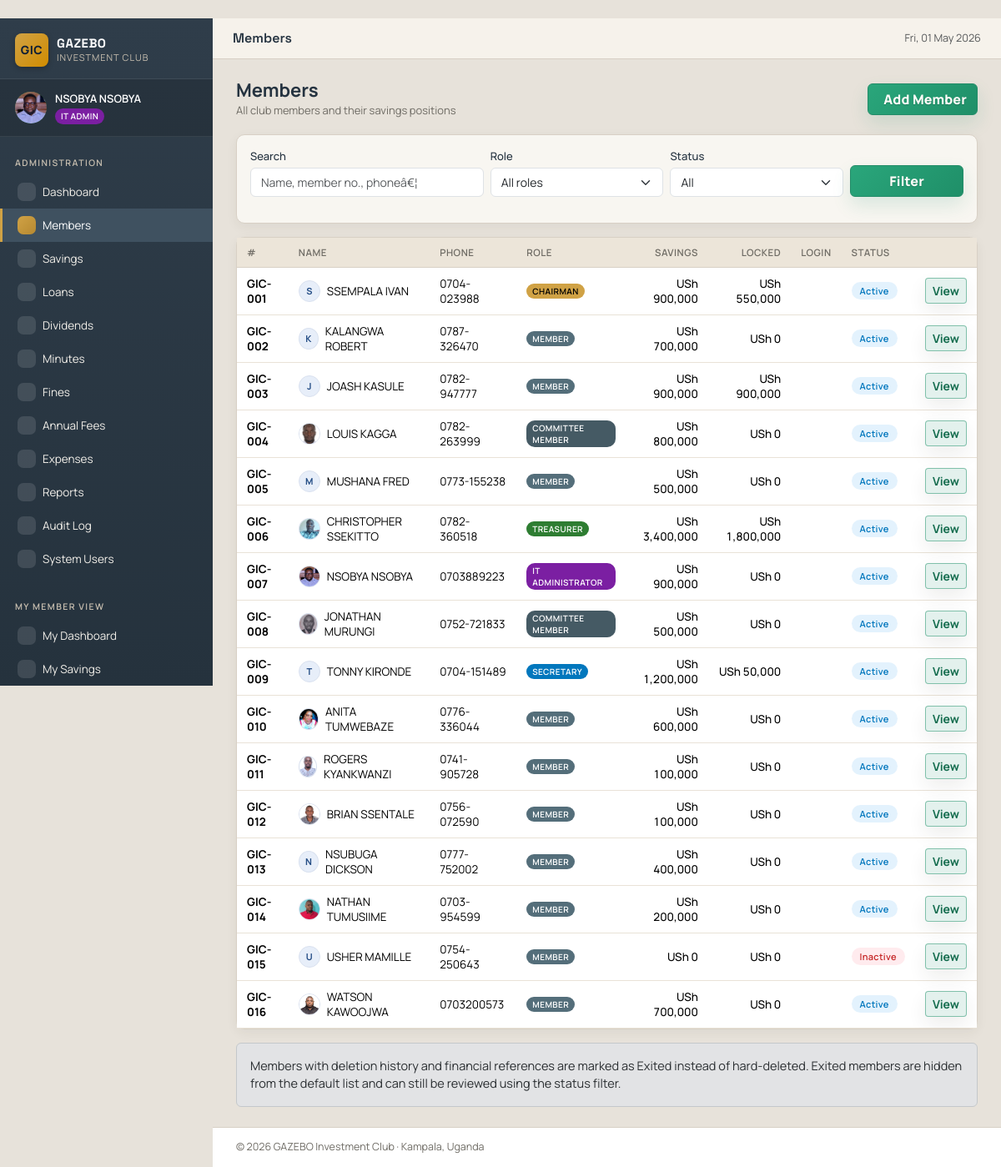
Screenshot of /admin/members (signed in) with the database file from the repository.
### tables this page shows
CREATE TABLE members (
    id              INTEGER PRIMARY KEY AUTOINCREMENT,
    member_no       TEXT UNIQUE NOT NULL,         -- e.g. GIC-001
    full_name       TEXT NOT NULL,
    phone           TEXT,
    email           TEXT,
    national_id     TEXT,
    district        TEXT DEFAULT 'Kampala',
    address         TEXT,
    next_of_kin     TEXT,
    nok_phone       TEXT,
    role            TEXT NOT NULL DEFAULT 'MEMBER',
    join_date       DATE NOT NULL,
    status          TEXT DEFAULT 'Active',        -- Active / Inactive / Suspended
    photo_url       TEXT,
    notes           TEXT,
    created_at      TIMESTAMP DEFAULT CURRENT_TIMESTAMP,
    updated_at      TIMESTAMP DEFAULT CURRENT_TIMESTAMP
, surname TEXT, first_name TEXT, other_names TEXT, gender TEXT, date_of_birth DATE, nationality TEXT DEFAULT 'Ugandan', marital_status TEXT, tin TEXT, nid_copy_url TEXT, alt_phone TEXT, whatsapp_no TEXT, village_street TEXT, employment_status TEXT, occupation TEXT, employer_business TEXT, monthly_income REAL, monthly_contribution REAL DEFAULT 100000, preferred_pay_date INTEGER, mobile_money_no TEXT, bank_account_no TEXT, share_account_no TEXT, nok_relationship TEXT, nok_address TEXT);

### admin_routes.py (the view)
@bp.route('/members')
@admin_required
def members_list():
    db = get_db()
    _normalize_legacy_archived_status(db)
    db.commit()
    q = (request.args.get('q') or '').strip()
    role_filter = request.args.get('role') or ''
    status_filter = request.args.get('status') or ''
    sql = "SELECT * FROM members WHERE 1=1"
    params = []
    if q:
        sql += " AND (full_name LIKE ? OR member_no LIKE ? OR phone LIKE ?)"
        params.extend([f"%{q}%", f"%{q}%", f"%{q}%"])
    if role_filter:
        sql += " AND role = ?"
        params.append(role_filter)
    if status_filter == 'all':
        pass
    elif status_filter:
        sql += " AND status = ?"
        params.append(status_filter)
    else:
        sql += " AND status NOT IN ('Exited', 'Archived')"
    sql += " ORDER BY member_no"
    members = db.execute(sql, params).fetchall()
    enriched = []
    for m in members:
        savings_total = get_member_total_savings(db, m['id'])
        locked = get_member_locked_amount(db, m['id'])
        has_user = db.execute(
            "SELECT 1 FROM users WHERE member_id = ?", (m['id'],)
        ).fetchone()
        d = dict(m)
        if m['status'] in {'Exited', 'Archived'}:
            d['savings_total'] = None
            d['locked'] = None
        else:
            d['savings_total'] = savings_total
            d['locked'] = locked
        d['has_login'] = bool(has_user)
        enriched.append(d)
    return render_template(
        'admin/members_list.html',
        members=enriched, q=q,
        role_filter=role_filter, status_filter=status_filter,
    )

### admin_routes.py (called while the page is built)
def _normalize_legacy_archived_status(db):
    db.execute("UPDATE members SET status = 'Exited' WHERE status = 'Archived'")

### database.py (called while the page is built)
def get_db():
    if 'db' not in g:
        g.db = sqlite3.connect(
            current_app.config['DATABASE_PATH'],
            detect_types=sqlite3.PARSE_DECLTYPES,
        )
        g.db.row_factory = sqlite3.Row
        g.db.execute("PRAGMA foreign_keys = ON;")
    return g.db

### utils.py (called while the page is built)
def fmt_money(amount, with_symbol=True):
    if amount is None:
        amount = 0
    try:
        amount = int(amount)
    except (ValueError, TypeError):
        return str(amount)
    formatted = f"{amount:,}"
    if with_symbol:
        return f"{Config.CURRENCY_SYMBOL} {formatted}"
    return formatted

def get_member_total_savings(db, member_id):
    row = db.execute(
        "SELECT COALESCE(SUM(amount), 0) AS total FROM savings WHERE member_id = ?",
        (member_id,),
    ).fetchone()
    return int(row['total'] or 0)

def get_member_locked_amount(db, member_id):
    row = db.execute(
        """
        SELECT COALESCE(SUM(self_locked_amount), 0) AS s
          FROM loans
         WHERE member_id = ? AND status IN ('Pending', 'Active')
        """,
        (member_id,),
    ).fetchone()
    own_locked = int(row['s'] or 0)
    g1 = db.execute(
        """
        SELECT COALESCE(SUM(g1_locked_amount), 0) AS s
          FROM loans
         WHERE guarantor1_id = ? AND status IN ('Pending', 'Active')
        """,
        (member_id,),
    ).fetchone()
    g2 = db.execute(
        """
        SELECT COALESCE(SUM(g2_locked_amount), 0) AS s
          FROM loans
         WHERE guarantor2_id = ? AND status IN ('Pending', 'Active')
        """,
        (member_id,),
    ).fetchone()
    g_locked = int(g1['s'] or 0) + int(g2['s'] or 0)
    return own_locked + g_locked

def admin_required(f):
    @wraps(f)
    def decorated(*args, **kwargs):
        if 'user_id' not in session:
            flash('Please log in to continue.', 'warning')
            return redirect(url_for('auth.login', next=request.path))
        role = session.get('role', 'MEMBER')
        if session.get('login_type') == 'member':
            flash('Member portal does not have admin access.', 'warning')
            return redirect(url_for('member.dashboard'))
        if not Config.ROLES.get(role, {}).get('admin'):
            flash('Administrative privileges required.', 'danger')
            return redirect(url_for('member.dashboard'))
        return f(*args, **kwargs)
    return decorated

### templates/admin/members_list.html (shortened to what this page needs)
﻿{% extends "base.html" %}
{% block topbar %}Members{% endblock %}
{% block content %}
<div class="page-header">
  <div><h1>Members</h1><div class="subtitle">All club members and their savings positions</div></div>
  <a href="{{ url_for('admin.member_create') }}" class="btn btn-primary"> Add Member</a>
</div>
<div class="card mb-3">
  <div class="card-body">
    <form method="get" class="row g-2 align-items-end">
      <div class="col-md-4">
        <label class="form-label">Search</label>
        <input type="text" name="q" value="{{ q }}" class="form-control" placeholder="Name, member no., phoneâ€¦">
      </div>
      <div class="col-md-3">
        <label class="form-label">Role</label>
        <select name="role" class="form-select">
          <option value="">All roles</option>
        </select>
      </div>
      <div class="col-md-3">
        <label class="form-label">Status</label>
        <select name="status" class="form-select">
          <option value="all" {% if status_filter == 'all' %}selected{% endif %}>All</option>
        </select>
      </div>
      <div class="col-md-2">
        <button class="btn btn-primary w-100"> Filter</button>
      </div>
    </form>
  </div>
</div>
<div class="card">
  <div class="card-body p-0 table-responsive">
    <table class="table mb-0">
      <thead>
        <tr>
          <th>#</th><th>Name</th><th>Phone</th><th>Role</th>
          <th class="table-money">Savings</th><th class="table-money">Locked</th>
          <th>Login</th><th>Status</th><th></th>
        </tr>
      </thead>
      <tbody>
        {% for m in members %}
        <tr>
          <td><strong>{{ m.member_no }}</strong></td>
          <td>
            <div class="member-name-cell">
              {% if m.photo_url %}
              <img src="{{ url_for('static', filename=m.photo_url) }}" alt="{{ m.full_name }}" class="member-avatar-sm">
              {% else %}
              <span class="member-avatar-sm member-avatar-fallback">{{ (m.full_name or 'U')[0]|upper }}</span>
              {% endif %}
              <span>{{ m.full_name }}</span>
            </div>
          </td>
          <td>{{ m.phone or '-' }}</td>
          <td><span class="role-badge role-{{ m.role|lower }}">{{ ROLES[m.role].name }}</span></td>
          <td class="table-money money-positive">{{ m.savings_total|money if m.savings_total is not none else '-' }}</td>
          <td class="table-money">{{ m.locked|money if m.locked is not none else '-' }}</td>
          <td>{% if m.has_login %}{% else %}{% endif %}</td>
          <td>
            <span class="badge-pill badge-{% if m.status == 'Active' %}active{% elif m.status == 'Exited' %}exited{% else %}defaulted{% endif %}">{{ m.status }}</span>
          </td>
          <td><a href="{{ url_for('admin.member_detail', member_id=m.id) }}" class="btn btn-sm btn-outline-primary">View</a></td>
        </tr>
        {% else %}
        <tr><td colspan="9" class="text-center text-muted py-4">No members match the filters.</td></tr>
        {% endfor %}
      </tbody>
    </table>
  </div>
</div>
<div class="alert alert-secondary mt-3 mb-0">
  Members with deletion history and financial references are marked as Exited instead of hard-deleted. Exited members are hidden from the default list and can still be reviewed using the status filter.
</div>
{% endblock %}

### templates/base.html (shortened to what this page needs)
﻿<!doctype html>
<html lang="en">
<head>
  <link href="https://cdn.jsdelivr.net/npm/bootstrap@5.3.3/dist/css/bootstrap.min.css" rel="stylesheet">
  <link href="https://cdn.jsdelivr.net/npm/bootstrap-icons@1.11.3/font/bootstrap-icons.css" rel="stylesheet">
  <link rel="stylesheet" href="https://unpkg.com/@phosphor-icons/web@2.1.1/src/regular/style.css">
  <link rel="stylesheet" href="{{ url_for('static', filename='css/style.css') }}">
</head>
<body class="app-body">
  {% if session.user_id %}
  <div class="app-shell">
    <aside class="app-sidebar" id="sidebar">
      <div class="brand">
        <div class="brand-mark">GIC</div>
        <div class="brand-text">
          <div class="brand-name">GAZEBO</div>
          <div class="brand-sub">Investment Club</div>
        </div>
      </div>
      <div class="user-card">
        <div class="user-avatar">
          {% if session.photo_url %}
          <img src="{{ url_for('static', filename=session.photo_url) }}" alt="Profile photo" class="avatar-img">
          {% else %}
          {{ session.full_name[0]|upper if session.full_name else 'U' }}
          {% endif %}
        </div>
        <div class="user-meta">
          <div class="user-name">{{ session.full_name }}</div>
          <div class="user-role">
            <span class="role-badge role-{{ session.role|lower }}">
              {% if session.role == 'IT_ADMIN' %}IT Admin
              {% elif session.role == 'CHAIRMAN' %}Chairman
              {% elif session.role == 'SECRETARY' %}Secretary
              {% elif session.role == 'TREASURER' %}Treasurer
              {% elif session.role == 'COMMITTEE' %}Committee
              {% else %}Member{% endif %}
            </span>
          </div>
        </div>
      </div>
      <nav class="app-nav">
        {% if ROLES[session.role].admin %}
          <div class="nav-section">Administration</div>
          <a href="{{ url_for('admin.dashboard') }}" class="nav-link {% if request.endpoint == 'admin.dashboard' %}active{% endif %}">
            <i class="ph ph-gauge"></i> Dashboard
          </a>
          <a href="{{ url_for('admin.members_list') }}" class="nav-link {% if request.endpoint and request.endpoint.startswith('admin.member') %}active{% endif %}">
            <i class="ph ph-users-three"></i> Members
          </a>
          <a href="{{ url_for('admin.savings_list') }}" class="nav-link {% if request.endpoint and request.endpoint.startswith('admin.savings') %}active{% endif %}">
            <i class="ph ph-bank"></i> Savings
          </a>
          <a href="{{ url_for('admin.loans_list') }}" class="nav-link {% if request.endpoint and request.endpoint.startswith('admin.loan') %}active{% endif %}">
            <i class="ph ph-hand-coins"></i> Loans
          </a>
          <a href="{{ url_for('admin.dividends_list') }}" class="nav-link {% if request.endpoint and request.endpoint.startswith('admin.dividend') %}active{% endif %}">
            <i class="ph ph-chart-line-up"></i> Dividends
          </a>
          <a href="{{ url_for('admin.minutes_list') }}" class="nav-link {% if request.endpoint and request.endpoint.startswith('admin.minutes') %}active{% endif %}">
            <i class="ph ph-notepad"></i> Minutes
          </a>
          <a href="{{ url_for('admin.fines_list') }}" class="nav-link {% if request.endpoint and request.endpoint.startswith('admin.fines') %}active{% endif %}">
            <i class="ph ph-warning-octagon"></i> Fines
          </a>
          <a href="{{ url_for('admin.fees_list') }}" class="nav-link {% if request.endpoint and request.endpoint.startswith('admin.fees') %}active{% endif %}">
            <i class="ph ph-receipt"></i> Annual Fees
          </a>
          <a href="{{ url_for('admin.expenses_list') }}" class="nav-link {% if request.endpoint and request.endpoint.startswith('admin.expenses') %}active{% endif %}" style="position:relative">
            <i class="ph ph-wallet"></i> Expenses
          </a>
          <a href="{{ url_for('admin.reports') }}" class="nav-link {% if request.endpoint == 'admin.reports' %}active{% endif %}">
            <i class="ph ph-chart-bar"></i> Reports
          </a>
          <a href="{{ url_for('admin.audit_list') }}" class="nav-link {% if request.endpoint == 'admin.audit_list' %}active{% endif %}">
            <i class="ph ph-shield-check"></i> Audit Log
          </a>
          <a href="{{ url_for('admin.users_list') }}" class="nav-link {% if request.endpoint and request.endpoint.startswith('admin.users') %}active{% endif %}">
            <i class="ph ph-user-gear"></i> System Users
          </a>
          <div class="nav-section mt-3">My Member View</div>
          <a href="{{ url_for('member.dashboard') }}" class="nav-link {% if request.endpoint == 'member.dashboard' %}active{% endif %}">
            <i class="ph ph-house-line"></i> My Dashboard
          </a>
          <a href="{{ url_for('member.savings_statement') }}" class="nav-link {% if request.endpoint == 'member.savings_statement' %}active{% endif %}">
            <i class="ph ph-file-text"></i> My Savings
          </a>
        {% endif %}
      </nav>
    </aside>
    <div class="app-content">
      <header class="app-topbar">
        <div class="topbar-title">{% block topbar %}{% endblock %}</div>
        <div class="topbar-actions">
          <span class="text-muted small d-none d-md-inline">{{ today.strftime('%a, %d %b %Y') }}</span>
        </div>
      </header>
      <main class="app-main">
        {% block content %}{% endblock %}
      </main>
      <footer class="app-footer">
        &copy; {{ today.year }} {{ CONFIG.CLUB_NAME }} &middot; {{ CONFIG.CLUB_LOCATION }}
      </footer>
    </div>
  </div>
  {% else %}
    {% block auth_content %}{% endblock %}
  {% endif %}
</body>
</html>

### rows the page displays
members: full_name "NSOBYA NSOBYA", member_no "GIC-007", photo_url (picture), phone "0703889223", role "IT ADMINISTRATOR", savings_total "USh 900,000", locked "USh 0", status "Active"
members: member_no "GIC-001", full_name "S", full_name "SSEMPALA IVAN", phone "0704-023988", role "CHAIRMAN", savings_total "USh 900,000", locked "USh 550,000", status "Active"
members: member_no "GIC-002", full_name "K", full_name "KALANGWA ROBERT", phone "0787-326470", role "MEMBER", savings_total "USh 700,000", locked "USh 0", status "Active"
members: member_no "GIC-003", full_name "J", full_name "JOASH KASULE", phone "0782-947777", role "MEMBER", savings_total "USh 900,000", locked "USh 900,000", status "Active"
members: member_no "GIC-004", photo_url (picture), full_name "LOUIS KAGGA", phone "0782-263999", role "COMMITTEE MEMBER", savings_total "USh 800,000", locked "USh 0", status "Active"
members: member_no "GIC-005", full_name "M", full_name "MUSHANA FRED", phone "0773-155238", role "MEMBER", savings_total "USh 500,000", locked "USh 0", status "Active"
members: member_no "GIC-006", photo_url (picture), full_name "CHRISTOPHER SSEKITTO", phone "0782-360518", role "TREASURER", savings_total "USh 3,400,000", locked "USh 1,800,000", status "Active"
members: member_no "GIC-008", photo_url (picture), full_name "JONATHAN MURUNGI", phone "0752-721833", role "COMMITTEE MEMBER", savings_total "USh 500,000", locked "USh 0", status "Active"
members: member_no "GIC-009", full_name "T", full_name "TONNY KIRONDE", phone "0704-151489", role "SECRETARY", savings_total "USh 1,200,000", locked "USh 50,000", status "Active"
members: member_no "GIC-010", photo_url (picture), full_name "ANITA TUMWEBAZE", phone "0776-336044", role "MEMBER", savings_total "USh 600,000", locked "USh 0", status "Active"
members: member_no "GIC-011", photo_url (picture), full_name "ROGERS KYANKWANZI", phone "0741-905728", role "MEMBER", savings_total "USh 100,000", locked "USh 0", status "Active"
members: member_no "GIC-012", photo_url (picture), full_name "BRIAN SSENTALE", phone "0756-072590", role "MEMBER", savings_total "USh 100,000", locked "USh 0", status "Active"
members: member_no "GIC-013", full_name "N", full_name "NSUBUGA DICKSON", phone "0777-752002", role "MEMBER", savings_total "USh 400,000", locked "USh 0", status "Active"
members: member_no "GIC-014", photo_url (picture), full_name "NATHAN TUMUSIIME", phone "0703-954599", role "MEMBER", savings_total "USh 200,000", locked "USh 0", status "Active"
members: member_no "GIC-015", full_name "U", full_name "USHER MAMILLE", phone "0754-250643", role "MEMBER", savings_total "USh 0", locked "USh 0", status "Inactive"
members: member_no "GIC-016", photo_url (picture), full_name "WATSON KAWOOJWA", phone "0703200573", role "MEMBER", savings_total "USh 700,000", locked "USh 0", status "Active"

### other values shown
{{ CONFIG.CLUB_NAME }} "GAZEBO Investment Club"
{{ CONFIG.CLUB_LOCATION }} "Kampala, Uganda"
